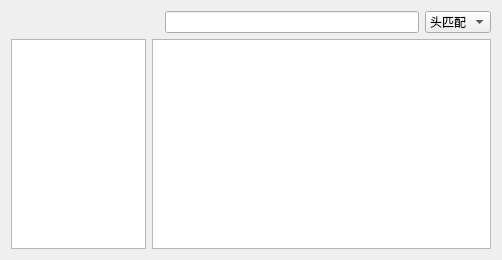
<?xml version="1.0" encoding="UTF-8"?>
<ui version="4.0">
 <class>AnsleDictDialog</class>
 <widget class="QDialog" name="AnsleDictDialog">
  <property name="geometry">
   <rect>
    <x>0</x>
    <y>0</y>
    <width>502</width>
    <height>260</height>
   </rect>
  </property>
  <property name="windowTitle">
   <string>MiniAnsleDict</string>
  </property>
  <property name="windowIcon">
   <iconset resource="rc.qrc">
    <normaloff>:/new/prefix2/rc/Wordpress.png</normaloff>:/new/prefix2/rc/Wordpress.png</iconset>
  </property>
  <property name="autoFillBackground">
   <bool>true</bool>
  </property>
  <layout class="QGridLayout" name="gridLayout_5">
   <item row="0" column="0">
    <layout class="QGridLayout" name="gridLayout_4" columnstretch="2,5">
     <item row="0" column="0">
      <layout class="QGridLayout" name="gridLayout">
       <item row="0" column="0">
        <layout class="QGridLayout" name="gridLayout_2">
         <item row="0" column="0">
          <widget class="QPushButton" name="ConfigPushButton">
           <property name="sizePolicy">
            <sizepolicy hsizetype="Minimum" vsizetype="Minimum">
             <horstretch>0</horstretch>
             <verstretch>0</verstretch>
            </sizepolicy>
           </property>
           <property name="focusPolicy">
            <enum>Qt::NoFocus</enum>
           </property>
           <property name="toolTip">
            <string>配置发音方式</string>
           </property>
           <property name="statusTip">
            <string>配置发音方式</string>
           </property>
           <property name="whatsThis">
            <string>配置发音方式</string>
           </property>
           <property name="accessibleDescription">
            <string>配置发音方式</string>
           </property>
           <property name="text">
            <string/>
           </property>
           <property name="icon">
            <iconset resource="rc.qrc">
             <normaloff>:/new/prefix2/rc/Gear.ico</normaloff>:/new/prefix2/rc/Gear.ico</iconset>
           </property>
           <property name="iconSize">
            <size>
             <width>24</width>
             <height>16</height>
            </size>
           </property>
           <property name="flat">
            <bool>true</bool>
           </property>
          </widget>
         </item>
         <item row="0" column="1">
          <widget class="QPushButton" name="AddToNewWordPushButton">
           <property name="sizePolicy">
            <sizepolicy hsizetype="Minimum" vsizetype="Minimum">
             <horstretch>0</horstretch>
             <verstretch>0</verstretch>
            </sizepolicy>
           </property>
           <property name="focusPolicy">
            <enum>Qt::NoFocus</enum>
           </property>
           <property name="toolTip">
            <string>加入生词本</string>
           </property>
           <property name="statusTip">
            <string>加入生词本</string>
           </property>
           <property name="whatsThis">
            <string>加入生词本</string>
           </property>
           <property name="accessibleDescription">
            <string>加入生词本</string>
           </property>
           <property name="text">
            <string/>
           </property>
           <property name="icon">
            <iconset resource="rc.qrc">
             <normaloff>:/new/prefix2/rc/Wait.ico</normaloff>:/new/prefix2/rc/Wait.ico</iconset>
           </property>
           <property name="flat">
            <bool>true</bool>
           </property>
          </widget>
         </item>
         <item row="0" column="2">
          <widget class="QPushButton" name="SpeakTTSPushButton">
           <property name="sizePolicy">
            <sizepolicy hsizetype="Minimum" vsizetype="Minimum">
             <horstretch>0</horstretch>
             <verstretch>0</verstretch>
            </sizepolicy>
           </property>
           <property name="focusPolicy">
            <enum>Qt::NoFocus</enum>
           </property>
           <property name="toolTip">
            <string>发音</string>
           </property>
           <property name="statusTip">
            <string>发音</string>
           </property>
           <property name="whatsThis">
            <string>发音</string>
           </property>
           <property name="accessibleDescription">
            <string>发音</string>
           </property>
           <property name="text">
            <string/>
           </property>
           <property name="icon">
            <iconset resource="rc.qrc">
             <normaloff>:/new/prefix2/rc/Sound.ico</normaloff>:/new/prefix2/rc/Sound.ico</iconset>
           </property>
           <property name="default">
            <bool>false</bool>
           </property>
           <property name="flat">
            <bool>true</bool>
           </property>
          </widget>
         </item>
        </layout>
       </item>
       <item row="1" column="0">
        <widget class="QTableView" name="WordTableView">
         <property name="minimumSize">
          <size>
           <width>60</width>
           <height>0</height>
          </size>
         </property>
         <property name="focusPolicy">
          <enum>Qt::TabFocus</enum>
         </property>
         <property name="contextMenuPolicy">
          <enum>Qt::CustomContextMenu</enum>
         </property>
         <property name="toolTip">
          <string>单词列表</string>
         </property>
         <property name="statusTip">
          <string>单词列表</string>
         </property>
         <property name="whatsThis">
          <string>单词列表</string>
         </property>
         <property name="autoFillBackground">
          <bool>true</bool>
         </property>
         <property name="editTriggers">
          <set>QAbstractItemView::NoEditTriggers</set>
         </property>
         <property name="alternatingRowColors">
          <bool>true</bool>
         </property>
         <property name="selectionBehavior">
          <enum>QAbstractItemView::SelectRows</enum>
         </property>
         <attribute name="horizontalHeaderCascadingSectionResizes">
          <bool>true</bool>
         </attribute>
         <attribute name="horizontalHeaderStretchLastSection">
          <bool>true</bool>
         </attribute>
         <attribute name="verticalHeaderStretchLastSection">
          <bool>false</bool>
         </attribute>
        </widget>
       </item>
      </layout>
     </item>
     <item row="0" column="1">
      <layout class="QGridLayout" name="gridLayout_3">
       <item row="0" column="0">
        <layout class="QHBoxLayout" name="horizontalLayout_2">
         <item>
          <widget class="QLabel" name="WordLabel">
           <property name="sizePolicy">
            <sizepolicy hsizetype="Preferred" vsizetype="Minimum">
             <horstretch>0</horstretch>
             <verstretch>0</verstretch>
            </sizepolicy>
           </property>
           <property name="maximumSize">
            <size>
             <width>24</width>
             <height>24</height>
            </size>
           </property>
           <property name="text">
            <string/>
           </property>
           <property name="pixmap">
            <pixmap resource="rc.qrc">:/new/prefix2/rc/Wordpress.png</pixmap>
           </property>
           <property name="scaledContents">
            <bool>true</bool>
           </property>
          </widget>
         </item>
         <item>
          <widget class="QLineEdit" name="WordLineEdit">
           <property name="sizePolicy">
            <sizepolicy hsizetype="Expanding" vsizetype="Minimum">
             <horstretch>0</horstretch>
             <verstretch>0</verstretch>
            </sizepolicy>
           </property>
           <property name="mouseTracking">
            <bool>true</bool>
           </property>
           <property name="focusPolicy">
            <enum>Qt::NoFocus</enum>
           </property>
           <property name="contextMenuPolicy">
            <enum>Qt::CustomContextMenu</enum>
           </property>
           <property name="acceptDrops">
            <bool>false</bool>
           </property>
           <property name="toolTip">
            <string>输入需要查询的单词</string>
           </property>
           <property name="statusTip">
            <string>输入需要查询的单词</string>
           </property>
           <property name="whatsThis">
            <string>输入需要查询的单词</string>
           </property>
          </widget>
         </item>
         <item>
          <widget class="QComboBox" name="ExpComboBox">
           <property name="sizePolicy">
            <sizepolicy hsizetype="Minimum" vsizetype="Minimum">
             <horstretch>0</horstretch>
             <verstretch>0</verstretch>
            </sizepolicy>
           </property>
           <property name="focusPolicy">
            <enum>Qt::NoFocus</enum>
           </property>
           <property name="toolTip">
            <string>选择匹配方式</string>
           </property>
           <property name="statusTip">
            <string>选择匹配方式</string>
           </property>
           <property name="whatsThis">
            <string>选择匹配方式</string>
           </property>
           <item>
            <property name="text">
             <string>头匹配</string>
            </property>
           </item>
           <item>
            <property name="text">
             <string>中匹配</string>
            </property>
           </item>
           <item>
            <property name="text">
             <string>尾匹配</string>
            </property>
           </item>
          </widget>
         </item>
        </layout>
       </item>
       <item row="1" column="0">
        <widget class="QTextBrowser" name="MeanTextBrowser">
         <property name="focusPolicy">
          <enum>Qt::NoFocus</enum>
         </property>
         <property name="contextMenuPolicy">
          <enum>Qt::CustomContextMenu</enum>
         </property>
         <property name="toolTip">
          <string>单词词义</string>
         </property>
         <property name="statusTip">
          <string>单词词义</string>
         </property>
         <property name="whatsThis">
          <string>单词词义</string>
         </property>
         <property name="autoFillBackground">
          <bool>true</bool>
         </property>
         <property name="frameShape">
          <enum>QFrame::StyledPanel</enum>
         </property>
         <property name="frameShadow">
          <enum>QFrame::Plain</enum>
         </property>
        </widget>
       </item>
      </layout>
     </item>
    </layout>
   </item>
  </layout>
  <action name="action_AddToNewWord">
   <property name="icon">
    <iconset resource="rc.qrc">
     <normaloff>:/new/prefix2/rc/Wait.ico</normaloff>:/new/prefix2/rc/Wait.ico</iconset>
   </property>
   <property name="text">
    <string>添加到生词本</string>
   </property>
   <property name="toolTip">
    <string>添加到生词本</string>
   </property>
  </action>
  <action name="action_Speak">
   <property name="icon">
    <iconset resource="rc.qrc">
     <normaloff>:/new/prefix2/rc/Sound.ico</normaloff>:/new/prefix2/rc/Sound.ico</iconset>
   </property>
   <property name="text">
    <string>发音</string>
   </property>
   <property name="toolTip">
    <string>单词发音</string>
   </property>
  </action>
 </widget>
 <resources>
  <include location="rc.qrc"/>
 </resources>
 <connections/>
</ui>
